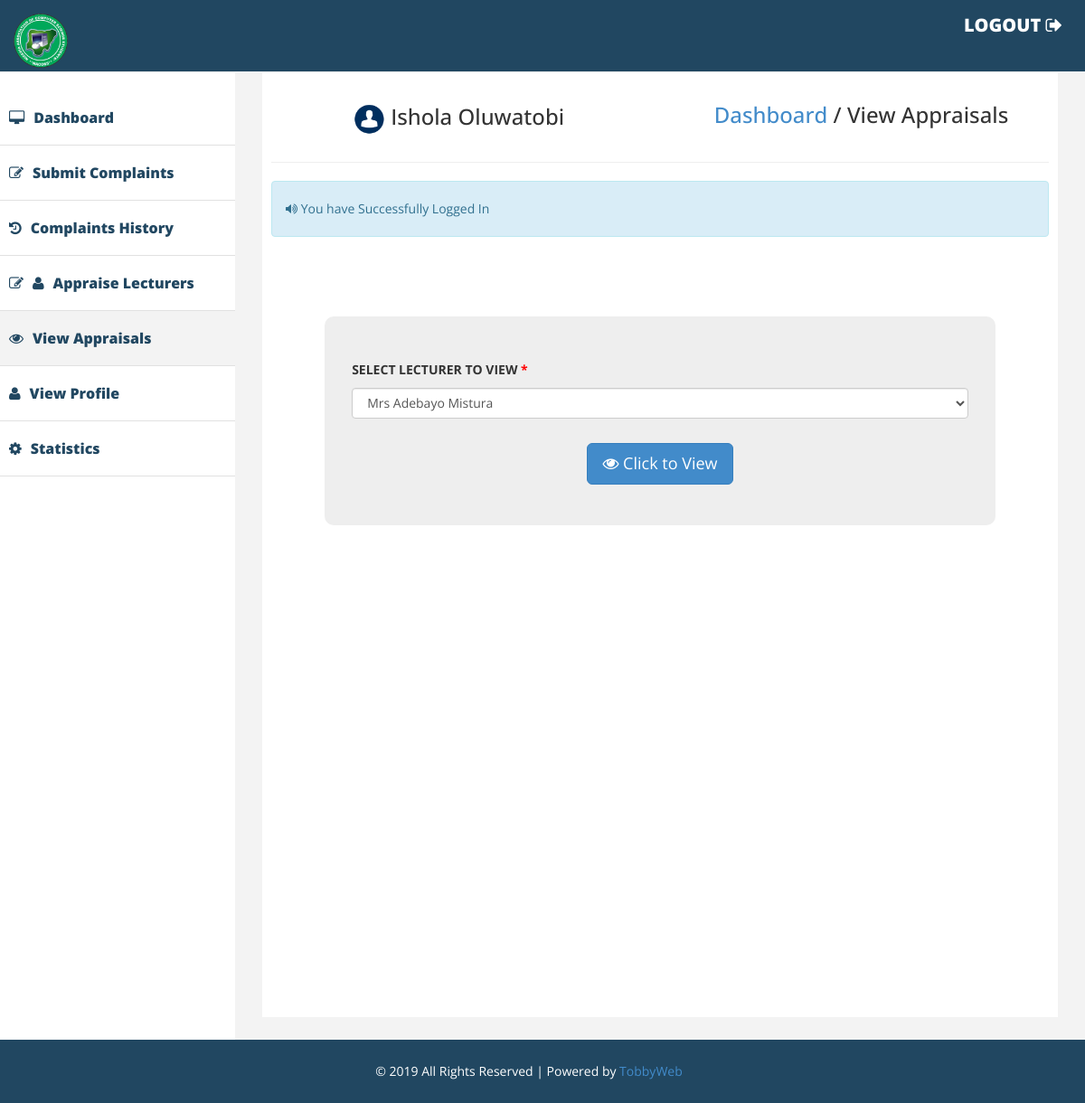
/viewappraisals.php (signed in), run on the app's committed database.
### tables this page shows
CREATE TABLE `users` (
  `users_id` int(11) NOT NULL,
  `title` varchar(10) DEFAULT NULL,
  `username` varchar(35) NOT NULL,
  `password` varchar(64) NOT NULL,
  `surname` varchar(20) DEFAULT NULL,
  `firstname` varchar(20) DEFAULT NULL,
  `matric` varchar(35) DEFAULT NULL,
  `email` varchar(35) DEFAULT NULL,
  `phone` varchar(20) DEFAULT NULL,
  `department` varchar(40) DEFAULT NULL,
  `level` varchar(30) DEFAULT NULL,
  `photo` text,
  `salt` varchar(32) NOT NULL,
  `joined` varchar(25) NOT NULL,
  `group` int(11) NOT NULL,
  `opt` varchar(10) DEFAULT NULL
);

### classes/Config.php (called while the page is built)
<?php
class Config{
	public static function get($path=  null){
		if ($path){
			$config = $GLOBALS['config'];
			$path = explode('/', $path);
			foreach ($path as $bit){
				if (isset($config[$bit])) {
					$config=$config[$bit];
				}
			}
			return $config;
			}
			return false;
		}
	}
?>

### classes/DB.php (called while the page is built, shortened)
<?php
class DB {
	private static $_instance = null;
	private $_pdo,
	$_query,
	$_error = false,
	$_results,
	$_count = 0;
	private function __construct() {
		try{
			$this->_pdo = new PDO('mysql:host='. Config::get('mysql/host'). ';dbname=' .Config::get('mysql/db'), Config::get('mysql/username'), Config::get('mysql/password'));
		}catch(PDOException $e){
			die($e->getMessage());
		}
	}
	 public static function getInstance() {
	 	if(!isset(self::$_instance)) {
	 		self::$_instance=new DB();
	 	}
	 	return self::$_instance;
	 }
	 public function query($sql, $params = array()){
	 	$this->_error=false;
	 	if($this->_query = $this->_pdo->prepare($sql)){
	 			$x = 1;
	 			if(count($params)) {
	 				foreach($params  as $param) {
	 					$this->_query->bindValue($x, $param);
	 					$x++;
	 				}
	 			}
	 	if($this->_query->execute()){
	 	$this->_results = $this->_query->fetchAll(PDO::FETCH_OBJ);
	 	$this->_count=$this->_query->rowCount();
	 	}else{
	 		$this->_error = true;
	 	}
	  }
	  return $this;
	}
	public function action($action,$table,$where =array()){
			if (count($where) === 3) {
				$operators =array('=', '>', '<', '>=', '<=');
				 $field      = $where[0];
				 $operator   = $where[1];
				 $value      = $where[2];
				 if (in_array($operator, $operators)){
				 	$sql = "{$action}  FROM {$table} WHERE {$field} {$operator} ?";
				 		if (!$this->query($sql, array($value))->error()) {
				 				return $this;
				 		}
				 }
			}
			return false;
	}
	public function get($table,$where){
		return $this->action('SELECT *', $table, $where);
	}
	public function results(){
		return $this->_results;
	}
	public function first(){
		return $this->results()[0];
	}
	public function error(){
		return $this->_error;
	}
	public function count(){
	return $this->_count;
	}
}
?>

### classes/User.php (called while the page is built, shortened)
<?php
	class User{
		private $_db,
				$_data,
				$_sessionName,
				$_cookieName,
				$_isLoggedIn;
		public function __construct($user = null){
			$this->_db = DB::getInstance();
			$this->_sessionName = Config::get('session/session_name');
				if(!$user){
					if (Session::exists($this->_sessionName)) {
						$user = Session::get($this->_sessionName);
							if($this->find($user)){
								$this->_isLoggedIn = true;
							}else{
							}
					}
				}else{
					$this->find($user);
				}
		}
			public function find( $user = null){
				if($user){
					$field = (is_numeric($user)) ? 'users_id' : 'username';
					$data = $this->_db->get('users', array($field, '=', $user));
					if ($data->count()) {
						$this->_data = $data->first();
						return true;
					}
				}
				return false;
			}
		public function data(){
			return $this->_data;
		}
		public function isLoggedIn(){
			return $this->_isLoggedIn;
		}
	}
?>

### classes/Session.php (called while the page is built, shortened)
<?php
class Session{
	public static function exists($name){
		return (isset($_SESSION[$name])) ? true : false;
	}
	public static function put($name,$value){
		return $_SESSION[$name] = $value;
	}
	public static function get($name){
		return $_SESSION[$name];
	}
	public static function flash($name, $string = ''){
		if (self::exists($name)) {
			$session = self::get($name);
			return $session;
		}else{
			self::put($name, $string);
		}
	}
}
?>

### functions/sanitize.php (called while the page is built)
<?php
function escape($string){
	return htmlentities($string, ENT_QUOTES, 'UTF-8');
}
?>

### viewappraisals.php (the view, shortened to what this page needs)
<!DOCTYPE html>
<html>
<head>
    <link href="assets/css/bootstrap.css" rel="stylesheet" />
    <link href="assets/css/font-awesome.css" rel="stylesheet" />
    <link href="assets/css/custom.css" rel="stylesheet" />
</head>
<body>
<?php
  $user = new User();
  $users_id = escape($user->data()->users_id);
  $surname = escape($user->data()->surname);
  $firstname = escape($user->data()->firstname);
  $photo = escape($user->data()->photo);
  if ($user->isLoggedIn()) {
?>
<div id="wrapper">
  <div class="navbar navbar-inverse navbar-fixed-top">
    <div class="adjust-nav">
      <div class="navbar-header">
          <a class="navbar-brand" href="#">
              <img src="assets/img/nacoss.png" style="width:60px; height:60px;" />
          </a>
      </div>
        <span class="logout-spn">
          <a href="logout.php" style="color:#fff; font-size:20px;">LOGOUT <i class="fa fa-sign-out"></i></a>
        </span>
    </div>
  </div>
      <nav class="navbar-default navbar-side" role="navigation">
      <div class="sidebar-collapse">
      <ul class="nav" id="main-menu">
          <li>
            <a href="welcome.php?user=<?php echo $users_id; ?>" ><i class="fa fa-desktop"></i>Dashboard</a>
          </li>
          <li>
            <a href="subcomplaints.php?user=<?php echo $users_id; ?>" ><i class="fa fa-edit"></i>Submit Complaints</a>
          </li>
          <li>
            <a href="history.php?user=<?php echo $users_id; ?>" ><i class="fa fa-history"></i>Complaints History</a>
          </li>
          <li>
            <a href="subappraise.php?user=<?php echo $users_id; ?>" ><i class="fa fa-edit"></i><i class="fa fa-user"></i>Appraise Lecturers</a>
          </li>
          <li class="active-link">
            <a href="viewappraisals.php?user=<?php echo $users_id; ?>" ><i class="fa fa-eye"></i>View Appraisals</a>
          </li>
          <li>
            <a href="studprofile.php?user=<?php echo $users_id; ?>" ><i class="fa fa-user"></i>View Profile</a>
          </li>
          <li>
            <a href="statistics.php?user=<?php echo $users_id; ?>" ><i class="fa fa-cog"></i>Statistics</a>
          </li>
      </ul>
      </div>
      </nav>
<div id="page-wrapper" >
  <div id="page-inner">
        <div class="row text-center" style="margin-top:1%;">
          <div class="col-md-6">
            <?php $Rphoto = "<img src='profile/".$photo."' style='width:35px; height:35px;border-radius:50%;'>"; ?>
            <h3 style=""><?php echo $Rphoto." ". $surname." ". $firstname; ?></h3>
          </div>
          <div class="col-md-6">
            <h3><a href="welcome.php?user=<?php echo $users_id; ?>">Dashboard</a> / View Appraisals</h3>
          </div>
        </div>
      <hr/>
      <?php if (Session::exists('home')) { ?>
      <div class="row">
        <div class="col-lg-12 ">
          <div class="alert alert-info">
            <i class="fa fa-volume-up"></i>
               <?php echo Session::flash('home'); ?>
          </div>
        </div>
      </div>
      <?php
        }
      ?>
    <div class="row" style="margin-top:8%;">
      <div class="col-md-1"></div>
      <div class="col-md-10 jumbotron" style="padding:30px;border-radius:10px;">
        <form method="POST" action="" enctype="multipart/form-data">
        <div class="form-group" style="margin-top:2%;">
          <label>SELECT LECTURER TO VIEW <span style="color:red;">*</span></label>
            <select class="form-control" name="lecturer">
              <?php
                $sql = DB::getInstance()->query("SELECT * FROM users WHERE opt = 'lecturer' ");
                if ($sql->count()) {
                  foreach ($sql->results() as $sql) {
                ?>
            <option value="<?php echo $sql->title .' '. $sql->surname .' '. $sql->firstname; ?>">
              <?php echo $sql->title .' '. $sql->surname .' '. $sql->firstname; ?>
            </option>
              <?php
                }
                }
              ?>
          </select>
        </div>
        <div class="row text-center" style="margin-top:4%;">
        <div class="col-md-4"></div>
        <div class="col-md-4">
          <div class="form-group">
            <button class="btn btn-primary btn-lg" name="view"><i class="fa fa-eye"></i> Click to View</button>
          </div>
        </div>
        <div class="col-md-4"></div>
        </div>
        </form>
      </div>
      <div class="col-md-1"></div>
    </div>
<div class="row" style="margin-top:6%;">
      <div class="col-md-12 text-center">
        </div>
      </div>
  </div>
</div>
</div>
<div class="footer">
    <div class="row">
        <div class="col-lg-12 text-center">
            &copy; 2019 All Rights Reserved | Powered by <a href="#">TobbyWeb</a>
        </div>
    </div>
</div>
<?php
}
else
{
  redirect::to('login.php');
}
?>
</body>
</html>

### assets/css/custom.css (style rules this page uses)
body { font-family: 'Open Sans', sans-serif; line-height:30px; }
#wrapper { width: 100%; margin-top:50px; }
#page-wrapper { padding: 15px 15px; min-height: 600px; background:#F3F3F3; }
#page-inner { width:100%; margin:10px 20px 10px 0px; background-color:#fff!important; padding:10px; min-height:1050px; }
.sidebar-collapse .nav { padding:0; padding-top:50px; }
.sidebar-collapse > .nav > li > a { padding:15px 10px; color: #214761; font-weight: 900; font-size: 16px; }
.sidebar-collapse > .nav > li { border-bottom:1px solid #e1e1e1; }
.navbar-side { border:none; background-color: #fff; }
.navbar-inverse { background-color: #214761; border-color: #F0F0F0; min-height: 80px; }
.nav > li > a > i { margin-right:10px; }
.logout-spn { float:right; color:#fff; font-size:25px; font-weight:800; margin:20px; margin: 10px 25px 10px 50px; }
.logout-spn a { text-decoration:none; }
.active-link { background-color:#f3f3f3; }
.footer { background-color:#214761; width:100%; color:#fff; padding:20px 50px 20px 50px; padding-left:20px; }
@media (min-width:768px) { #page-wrapper { margin: 0 0 0 260px; padding: 15px 30px; min-height: 1050px; } }
@media (min-width:768px) { .navbar-side { z-index: 1; position: absolute; width: 260px; } }

### data on the page
users: photo (placeholder picture), surname "Ishola", firstname "Oluwatobi"

### other printed values
Session::flash('home') "You have Successfully Logged In"
form field lecturer "Mrs Adebayo Mistura"
